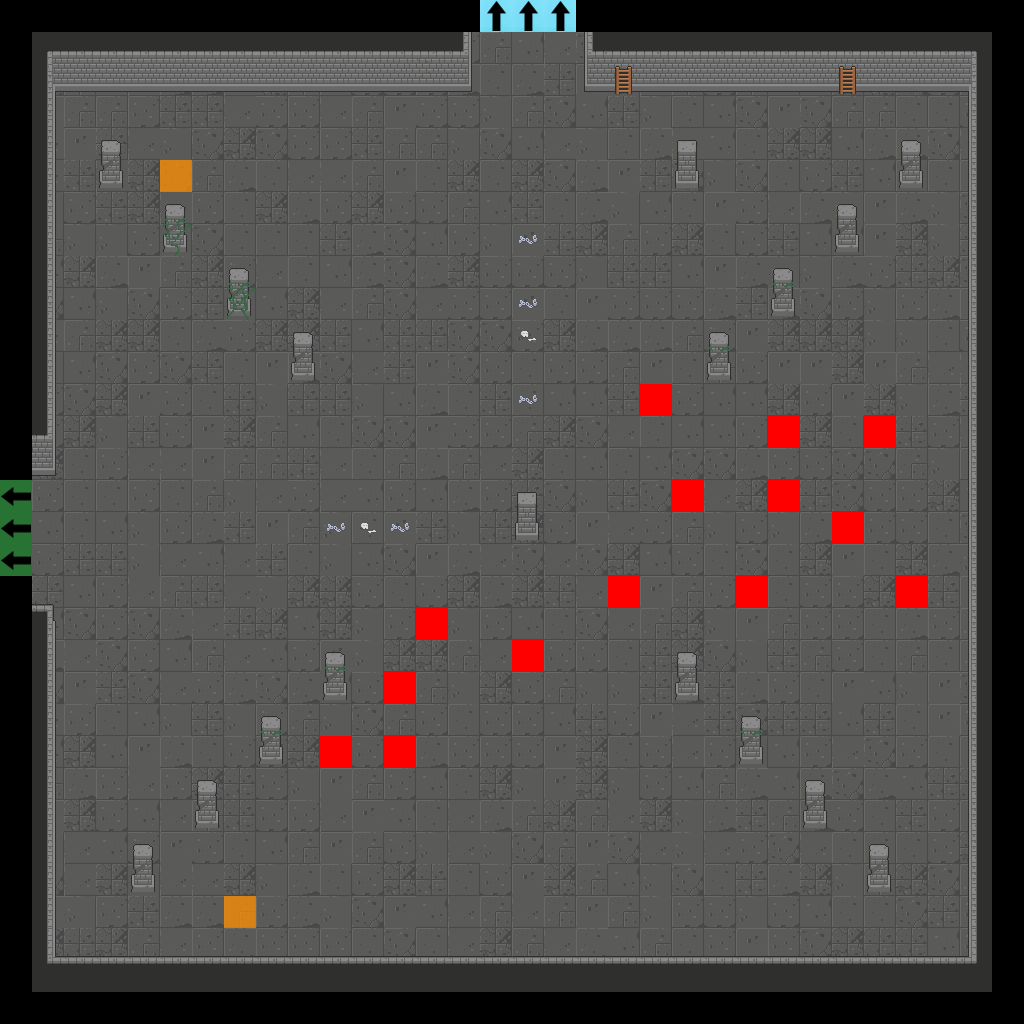

Tiled map render using the project's own tile images. Description and the map definition, with tile-layer contents summarised, below:
An orthogonal 32x32 tile map with 32x32 px tiles, 7 tile layers (Floor, Walls, Doors, Pillars, ...), 2 tilesets.

<map version="1.2" tiledversion="2019.04.18" orientation="orthogonal" renderorder="right-down" width="32" height="32" tilewidth="32" tileheight="32" infinite="0" nextlayerid="22" nextobjectid="1">
 <tileset firstgid="1" source="Dungeon_Tileset_2.tsx" />
 <tileset firstgid="321" source="flags.tsx" />
 <layer id="15" name="Floor" width="32" height="32">
  <data>[1024 cells, 900 non-empty, 12 distinct tile ids]</data>
 </layer>
 <layer id="16" name="Walls" width="32" height="32">
  <data>[1024 cells, 167 non-empty, 25 distinct tile ids]</data>
 </layer>
 <layer id="17" name="Doors" width="32" height="32">
  <data>[1024 cells, 0 non-empty, 0 distinct tile ids]</data>
 </layer>
 <layer id="18" name="Pillars" width="32" height="32">
  <data>[1024 cells, 36 non-empty, 4 distinct tile ids]</data>
 </layer>
 <layer id="19" name="Candles" width="32" height="32">
  <data>[1024 cells, 0 non-empty, 0 distinct tile ids]</data>
 </layer>
 <layer id="20" name="Debris" width="32" height="32">
  <data>[1024 cells, 18 non-empty, 6 distinct tile ids]</data>
 </layer>
 <layer id="21" name="Flags" width="32" height="32">
  <data>[1024 cells, 22 non-empty, 4 distinct tile ids]</data>
 </layer>
</map>
